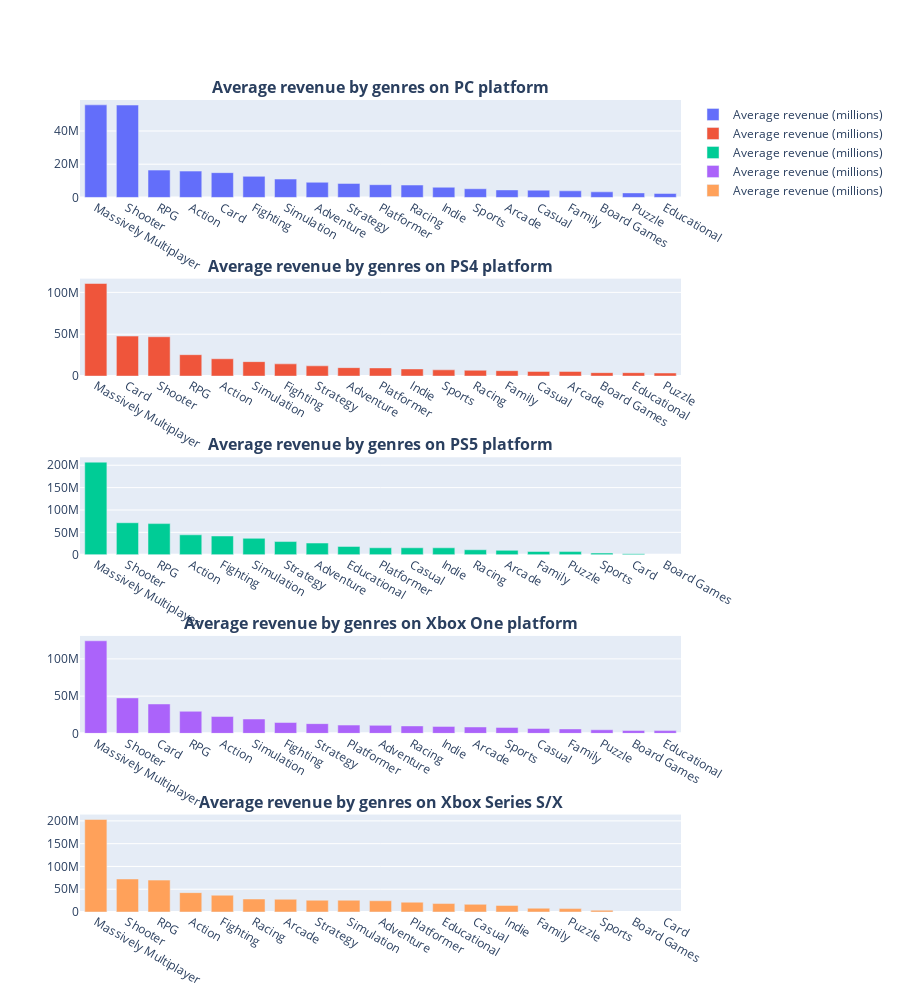

Here is the notebook cell this chart was saved with:
### Markdown cell above
`График показывает, что самыми перспективными платформами являются консоли - PS5 и Xbox Series S/X, так как на данных платформах относительно малое количество конкурентов и наивысшая средняя прибыль на игру`

### Code cell
prefer_pl = ['PC', 'PlayStation 4', 'PlayStation 5', 'Xbox One', 'Xbox Series S/X']

# Проанализируем отдельно для каждого класса прибыльность игр каждого жанра
PC_pl = main_df[main_df['PC'] == 1].reset_index()
PC_pl = PC_pl.drop(columns='index')
PS4_pl = main_df[main_df['PlayStation 4'] == 1].reset_index()
PS4_pl = PS4_pl.drop(columns='index')
PS5_pl = main_df[main_df['PlayStation 5'] == 1].reset_index()
PS5_pl = PS5_pl.drop(columns='index')
XO_pl = main_df[main_df['Xbox One'] == 1].reset_index()
XO_pl = XO_pl.drop(columns='index')
XSX_pl = main_df[main_df['Xbox Series S/X'] == 1].reset_index()
XSX_pl = XSX_pl.drop(columns='index')

def avg_rev_by_platform(df, genres):
    data = []
    for g in genres:
        mask = (df[g] == 1)
        average_rev = df.loc[mask, 'revenue'].mean()
        data.append({'Genre': g, 'AverageRevenue': average_rev})
    res = pd.DataFrame(data).sort_values('AverageRevenue', ascending=False)
    return res.reset_index().drop(columns='index')

rev_by_PC = avg_rev_by_platform(PC_pl, genres)
rev_by_PS4 = avg_rev_by_platform(PS4_pl, genres)
rev_by_PS5 = avg_rev_by_platform(PS5_pl, genres)
rev_by_XO = avg_rev_by_platform(XO_pl, genres)
rev_by_XSX = avg_rev_by_platform(XSX_pl, genres)
rev_by_PC['Genre'] = rev_by_PC['Genre'].str.replace(' ', '\n')
rev_by_PS5['Genre'] = rev_by_PS5['Genre'].str.replace(' ', '\n')
rev_by_PS4['Genre'] = rev_by_PS4['Genre'].str.replace(' ', '\n')
rev_by_XO['Genre'] = rev_by_XO['Genre'].str.replace(' ', '\n')
rev_by_XSX['Genre'] = rev_by_XSX['Genre'].str.replace(' ', '\n')

# Построение барчартов
fig = make_subplots(rows=5, cols=1, row_heights=[0.4, 0.4, 0.4, 0.4, 0.4], 
                    subplot_titles=['<b>Average revenue by genres on PC platform</b>', 
                                    '<b>Average revenue by genres on PS4 platform</b>', 
                                    '<b>Average revenue by genres on PS5 platform</b>', 
                                    '<b>Average revenue by genres on Xbox One platform</b>',
                                     '<b>Average revenue by genres on Xbox Series S/X</b>'
                                    ])

fig.add_trace(go.Bar(x=rev_by_PC['Genre'], y=rev_by_PC['AverageRevenue'], name='Average revenue (millions)'), row=1, col=1)
fig.add_trace(go.Bar(x=rev_by_PS4['Genre'], y=rev_by_PS4['AverageRevenue'], name='Average revenue (millions)'), row=2, col=1)
fig.add_trace(go.Bar(x=rev_by_PS5['Genre'], y=rev_by_PS5['AverageRevenue'], name='Average revenue (millions)'), row=3, col=1)
fig.add_trace(go.Bar(x=rev_by_XO['Genre'], y=rev_by_XO['AverageRevenue'], name='Average revenue (millions)'), row=4, col=1)
fig.add_trace(go.Bar(x=rev_by_XSX['Genre'], y=rev_by_XSX['AverageRevenue'], name='Average revenue (millions)'), row=5, col=1)

fig.update_layout(bargap=0.3, height=1000)
fig.show()

### Figure 1 — Plotly figure (JSON) as saved in the notebook; plotly's stock layout.template omitted (floating-point values rounded to 4 significant figures)
{"data": [{"name": "Average revenue (millions)", "type": "bar", "x": ["Massively\nMultiplayer", "Shooter", "RPG", "Action", "Card", "Fighting", "Simulation", "Adventure", "Strategy", "Platformer", "Racing", "Indie", "Sports", "Arcade", "Casual", "Family", "Board\nGames", "Puzzle", "Educational"], "xaxis": "x", "y": [55700000.0, 55580000.0, 16450000.0, 15850000.0, 14920000.0, 12680000.0, 11050000.0, 9130000.0, 8430000.0, 7678000.0, 7466000.0, 6128000.0, 5228000.0, 4518000.0, 4382000.0, 3982000.0, 3369000.0, 2731000.0, 2389000.0], "yaxis": "y"}, {"name": "Average revenue (millions)", "type": "bar", "x": ["Massively\nMultiplayer", "Card", "Shooter", "RPG", "Action", "Simulation", "Fighting", "Strategy", "Adventure", "Platformer", "Indie", "Sports", "Racing", "Family", "Casual", "Arcade", "Board\nGames", "Educational", "Puzzle"], "xaxis": "x2", "y": [110600000.0, 47780000.0, 46970000.0, 25570000.0, 20690000.0, 17250000.0, 14590000.0, 12250000.0, 10080000.0, 9743000.0, 8539000.0, 7469000.0, 6965000.0, 6455000.0, 5567000.0, 5527000.0, 4116000.0, 4090000.0, 3697000.0], "yaxis": "y2"}, {"name": "Average revenue (millions)", "type": "bar", "x": ["Massively\nMultiplayer", "Shooter", "RPG", "Action", "Fighting", "Simulation", "Strategy", "Adventure", "Educational", "Platformer", "Casual", "Indie", "Racing", "Arcade", "Family", "Puzzle", "Sports", "Card", "Board\nGames"], "xaxis": "x3", "y": [206900000.0, 71500000.0, 69520000.0, 44480000.0, 41870000.0, 36610000.0, 29420000.0, 26120000.0, 18522430, 15520000.0, 15490000.0, 15470000.0, 11110000.0, 9767000.0, 7207000.0, 6986000.0, 3696000.0, 2383653, null], "yaxis": "y3"}, {"name": "Average revenue (millions)", "type": "bar", "x": ["Massively\nMultiplayer", "Shooter", "Card", "RPG", "Action", "Simulation", "Fighting", "Strategy", "Platformer", "Adventure", "Racing", "Indie", "Arcade", "Sports", "Casual", "Family", "Puzzle", "Board\nGames", "Educational"], "xaxis": "x4", "y": [124300000.0, 47590000.0, 39478243, 29640000.0, 22620000.0, 19270000.0, 14560000.0, 13050000.0, 11130000.0, 10730000.0, 9988000.0, 9368000.0, 8574000.0, 7972000.0, 6606000.0, 5971000.0, 4819000.0, 3788000.0, 3676000.0], "yaxis": "y4"}, {"name": "Average revenue (millions)", "type": "bar", "x": ["Massively\nMultiplayer", "Shooter", "RPG", "Action", "Fighting", "Racing", "Arcade", "Strategy", "Simulation", "Adventure", "Platformer", "Educational", "Casual", "Indie", "Family", "Puzzle", "Sports", "Board\nGames", "Card"], "xaxis": "x5", "y": [203200000.0, 72470000.0, 70000000.0, 42510000.0, 36830000.0, 28530000.0, 27970000.0, 25850000.0, 25850000.0, 24660000.0, 21560000.0, 18522430, 16810000.0, 14420000.0, 8320073, 7473000.0, 3834366, null, null], "yaxis": "y5"}], "layout": {"annotations": [{"font": {"size": 16}, "showarrow": false, "text": "<b>Average revenue by genres on PC platform</b>", "x": 0.5, "xanchor": "center", "xref": "paper", "y": 1, "yanchor": "bottom", "yref": "paper"}, {"font": {"size": 16}, "showarrow": false, "text": "<b>Average revenue by genres on PS4 platform</b>", "x": 0.5, "xanchor": "center", "xref": "paper", "y": 0.78, "yanchor": "bottom", "yref": "paper"}, {"font": {"size": 16}, "showarrow": false, "text": "<b>Average revenue by genres on PS5 platform</b>", "x": 0.5, "xanchor": "center", "xref": "paper", "y": 0.56, "yanchor": "bottom", "yref": "paper"}, {"font": {"size": 16}, "showarrow": false, "text": "<b>Average revenue by genres on Xbox One platform</b>", "x": 0.5, "xanchor": "center", "xref": "paper", "y": 0.34, "yanchor": "bottom", "yref": "paper"}, {"font": {"size": 16}, "showarrow": false, "text": "<b>Average revenue by genres on Xbox Series S/X</b>", "x": 0.5, "xanchor": "center", "xref": "paper", "y": 0.12, "yanchor": "bottom", "yref": "paper"}], "bargap": 0.3, "height": 1000, "xaxis": {"anchor": "y", "domain": [0, 1]}, "xaxis2": {"anchor": "y2", "domain": [0, 1]}, "xaxis3": {"anchor": "y3", "domain": [0, 1]}, "xaxis4": {"anchor": "y4", "domain": [0, 1]}, "xaxis5": {"anchor": "y5", "domain": [0, 1]}, "yaxis": {"anchor": "x", "domain": [0.88, 1]}, "yaxis2": {"anchor": "x2", "domain": [0.66, 0.78]}, "yaxis3": {"anchor": "x3", "domain": [0.44, 0.56]}, "yaxis4": {"anchor": "x4", "domain": [0.22, 0.34]}, "yaxis5": {"anchor": "x5", "domain": [0, 0.12]}}}
